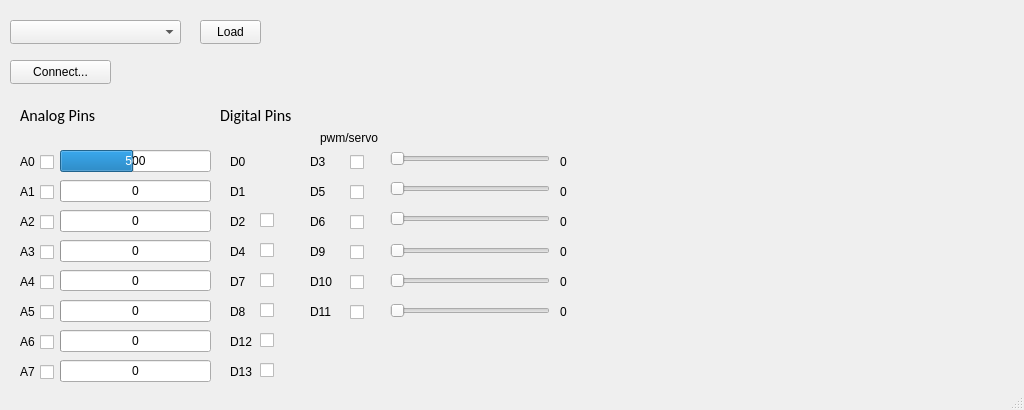
<?xml version="1.0" encoding="UTF-8"?>
<ui version="4.0">
 <class>MainWindow</class>
 <widget class="QMainWindow" name="MainWindow">
  <property name="geometry">
   <rect>
    <x>0</x>
    <y>0</y>
    <width>1024</width>
    <height>410</height>
   </rect>
  </property>
  <property name="windowTitle">
   <string>MainWindow</string>
  </property>
  <widget class="QWidget" name="centralwidget">
   <widget class="QComboBox" name="list_comports">
    <property name="geometry">
     <rect>
      <x>10</x>
      <y>20</y>
      <width>171</width>
      <height>24</height>
     </rect>
    </property>
    <property name="font">
     <font>
      <pointsize>9</pointsize>
     </font>
    </property>
   </widget>
   <widget class="QPushButton" name="pb_reload_comports">
    <property name="geometry">
     <rect>
      <x>200</x>
      <y>20</y>
      <width>61</width>
      <height>24</height>
     </rect>
    </property>
    <property name="font">
     <font>
      <pointsize>9</pointsize>
     </font>
    </property>
    <property name="text">
     <string>Load</string>
    </property>
    <property name="iconSize">
     <size>
      <width>20</width>
      <height>20</height>
     </size>
    </property>
   </widget>
   <widget class="QLabel" name="label_2">
    <property name="geometry">
     <rect>
      <x>20</x>
      <y>100</y>
      <width>151</width>
      <height>31</height>
     </rect>
    </property>
    <property name="font">
     <font>
      <family>Calibri</family>
      <pointsize>12</pointsize>
     </font>
    </property>
    <property name="text">
     <string>Analog Pins</string>
    </property>
   </widget>
   <widget class="QLabel" name="label_3">
    <property name="geometry">
     <rect>
      <x>220</x>
      <y>100</y>
      <width>121</width>
      <height>31</height>
     </rect>
    </property>
    <property name="font">
     <font>
      <family>Calibri</family>
      <pointsize>12</pointsize>
     </font>
    </property>
    <property name="text">
     <string>Digital Pins</string>
    </property>
   </widget>
   <widget class="QLabel" name="label_4">
    <property name="geometry">
     <rect>
      <x>20</x>
      <y>150</y>
      <width>20</width>
      <height>24</height>
     </rect>
    </property>
    <property name="font">
     <font>
      <pointsize>9</pointsize>
     </font>
    </property>
    <property name="text">
     <string>A0</string>
    </property>
   </widget>
   <widget class="QLabel" name="label_5">
    <property name="geometry">
     <rect>
      <x>20</x>
      <y>180</y>
      <width>20</width>
      <height>24</height>
     </rect>
    </property>
    <property name="font">
     <font>
      <pointsize>9</pointsize>
     </font>
    </property>
    <property name="text">
     <string>A1</string>
    </property>
   </widget>
   <widget class="QLabel" name="label_6">
    <property name="geometry">
     <rect>
      <x>20</x>
      <y>210</y>
      <width>20</width>
      <height>24</height>
     </rect>
    </property>
    <property name="font">
     <font>
      <pointsize>9</pointsize>
     </font>
    </property>
    <property name="text">
     <string>A2</string>
    </property>
   </widget>
   <widget class="QLabel" name="label_7">
    <property name="geometry">
     <rect>
      <x>20</x>
      <y>240</y>
      <width>20</width>
      <height>24</height>
     </rect>
    </property>
    <property name="font">
     <font>
      <pointsize>9</pointsize>
     </font>
    </property>
    <property name="text">
     <string>A3</string>
    </property>
   </widget>
   <widget class="QLabel" name="label_8">
    <property name="geometry">
     <rect>
      <x>20</x>
      <y>270</y>
      <width>20</width>
      <height>24</height>
     </rect>
    </property>
    <property name="font">
     <font>
      <pointsize>9</pointsize>
     </font>
    </property>
    <property name="text">
     <string>A4</string>
    </property>
   </widget>
   <widget class="QLabel" name="label_9">
    <property name="geometry">
     <rect>
      <x>20</x>
      <y>300</y>
      <width>20</width>
      <height>24</height>
     </rect>
    </property>
    <property name="font">
     <font>
      <pointsize>9</pointsize>
     </font>
    </property>
    <property name="text">
     <string>A5</string>
    </property>
   </widget>
   <widget class="QLabel" name="label_10">
    <property name="geometry">
     <rect>
      <x>20</x>
      <y>330</y>
      <width>20</width>
      <height>24</height>
     </rect>
    </property>
    <property name="font">
     <font>
      <pointsize>9</pointsize>
     </font>
    </property>
    <property name="text">
     <string>A6</string>
    </property>
   </widget>
   <widget class="QLabel" name="label_11">
    <property name="geometry">
     <rect>
      <x>20</x>
      <y>360</y>
      <width>20</width>
      <height>24</height>
     </rect>
    </property>
    <property name="font">
     <font>
      <pointsize>9</pointsize>
     </font>
    </property>
    <property name="text">
     <string>A7</string>
    </property>
   </widget>
   <widget class="QProgressBar" name="prog_a0">
    <property name="geometry">
     <rect>
      <x>60</x>
      <y>150</y>
      <width>151</width>
      <height>22</height>
     </rect>
    </property>
    <property name="maximum">
     <number>1023</number>
    </property>
    <property name="value">
     <number>500</number>
    </property>
    <property name="format">
     <string>%v</string>
    </property>
   </widget>
   <widget class="QProgressBar" name="prog_a1">
    <property name="geometry">
     <rect>
      <x>60</x>
      <y>180</y>
      <width>151</width>
      <height>22</height>
     </rect>
    </property>
    <property name="maximum">
     <number>1023</number>
    </property>
    <property name="value">
     <number>0</number>
    </property>
    <property name="format">
     <string>%v</string>
    </property>
   </widget>
   <widget class="QProgressBar" name="prog_a2">
    <property name="geometry">
     <rect>
      <x>60</x>
      <y>210</y>
      <width>151</width>
      <height>22</height>
     </rect>
    </property>
    <property name="maximum">
     <number>1023</number>
    </property>
    <property name="value">
     <number>0</number>
    </property>
    <property name="format">
     <string>%v</string>
    </property>
   </widget>
   <widget class="QProgressBar" name="prog_a3">
    <property name="geometry">
     <rect>
      <x>60</x>
      <y>240</y>
      <width>151</width>
      <height>22</height>
     </rect>
    </property>
    <property name="maximum">
     <number>1023</number>
    </property>
    <property name="value">
     <number>0</number>
    </property>
    <property name="format">
     <string>%v</string>
    </property>
   </widget>
   <widget class="QProgressBar" name="prog_a4">
    <property name="geometry">
     <rect>
      <x>60</x>
      <y>270</y>
      <width>151</width>
      <height>21</height>
     </rect>
    </property>
    <property name="maximum">
     <number>1023</number>
    </property>
    <property name="value">
     <number>0</number>
    </property>
    <property name="format">
     <string>%v</string>
    </property>
   </widget>
   <widget class="QProgressBar" name="prog_a5">
    <property name="geometry">
     <rect>
      <x>60</x>
      <y>300</y>
      <width>151</width>
      <height>22</height>
     </rect>
    </property>
    <property name="maximum">
     <number>1023</number>
    </property>
    <property name="value">
     <number>0</number>
    </property>
    <property name="format">
     <string>%v</string>
    </property>
   </widget>
   <widget class="QProgressBar" name="prog_a6">
    <property name="geometry">
     <rect>
      <x>60</x>
      <y>330</y>
      <width>151</width>
      <height>22</height>
     </rect>
    </property>
    <property name="maximum">
     <number>1023</number>
    </property>
    <property name="value">
     <number>0</number>
    </property>
    <property name="format">
     <string>%v</string>
    </property>
   </widget>
   <widget class="QProgressBar" name="prog_a7">
    <property name="geometry">
     <rect>
      <x>60</x>
      <y>360</y>
      <width>151</width>
      <height>22</height>
     </rect>
    </property>
    <property name="maximum">
     <number>1023</number>
    </property>
    <property name="value">
     <number>0</number>
    </property>
    <property name="format">
     <string>%v</string>
    </property>
   </widget>
   <widget class="QLabel" name="label_12">
    <property name="geometry">
     <rect>
      <x>230</x>
      <y>150</y>
      <width>20</width>
      <height>24</height>
     </rect>
    </property>
    <property name="font">
     <font>
      <pointsize>9</pointsize>
     </font>
    </property>
    <property name="text">
     <string>D0</string>
    </property>
   </widget>
   <widget class="QLabel" name="label_13">
    <property name="geometry">
     <rect>
      <x>230</x>
      <y>180</y>
      <width>20</width>
      <height>24</height>
     </rect>
    </property>
    <property name="font">
     <font>
      <pointsize>9</pointsize>
     </font>
    </property>
    <property name="text">
     <string>D1</string>
    </property>
   </widget>
   <widget class="QLabel" name="label_14">
    <property name="geometry">
     <rect>
      <x>230</x>
      <y>210</y>
      <width>20</width>
      <height>24</height>
     </rect>
    </property>
    <property name="font">
     <font>
      <pointsize>9</pointsize>
     </font>
    </property>
    <property name="text">
     <string>D2</string>
    </property>
   </widget>
   <widget class="QLabel" name="label_15">
    <property name="geometry">
     <rect>
      <x>310</x>
      <y>150</y>
      <width>20</width>
      <height>24</height>
     </rect>
    </property>
    <property name="font">
     <font>
      <pointsize>9</pointsize>
     </font>
    </property>
    <property name="text">
     <string>D3</string>
    </property>
   </widget>
   <widget class="QLabel" name="label_16">
    <property name="geometry">
     <rect>
      <x>230</x>
      <y>240</y>
      <width>20</width>
      <height>24</height>
     </rect>
    </property>
    <property name="font">
     <font>
      <pointsize>9</pointsize>
     </font>
    </property>
    <property name="text">
     <string>D4</string>
    </property>
   </widget>
   <widget class="QLabel" name="label_17">
    <property name="geometry">
     <rect>
      <x>310</x>
      <y>210</y>
      <width>20</width>
      <height>24</height>
     </rect>
    </property>
    <property name="font">
     <font>
      <pointsize>9</pointsize>
     </font>
    </property>
    <property name="text">
     <string>D6</string>
    </property>
   </widget>
   <widget class="QLabel" name="label_18">
    <property name="geometry">
     <rect>
      <x>310</x>
      <y>180</y>
      <width>20</width>
      <height>24</height>
     </rect>
    </property>
    <property name="font">
     <font>
      <pointsize>9</pointsize>
     </font>
    </property>
    <property name="text">
     <string>D5</string>
    </property>
   </widget>
   <widget class="QLabel" name="label_19">
    <property name="geometry">
     <rect>
      <x>230</x>
      <y>270</y>
      <width>20</width>
      <height>24</height>
     </rect>
    </property>
    <property name="font">
     <font>
      <pointsize>9</pointsize>
     </font>
    </property>
    <property name="text">
     <string>D7</string>
    </property>
   </widget>
   <widget class="QLabel" name="label_20">
    <property name="geometry">
     <rect>
      <x>230</x>
      <y>360</y>
      <width>31</width>
      <height>24</height>
     </rect>
    </property>
    <property name="font">
     <font>
      <pointsize>9</pointsize>
     </font>
    </property>
    <property name="text">
     <string>D13</string>
    </property>
   </widget>
   <widget class="QLabel" name="label_21">
    <property name="geometry">
     <rect>
      <x>230</x>
      <y>300</y>
      <width>20</width>
      <height>24</height>
     </rect>
    </property>
    <property name="font">
     <font>
      <pointsize>9</pointsize>
     </font>
    </property>
    <property name="text">
     <string>D8</string>
    </property>
   </widget>
   <widget class="QLabel" name="label_22">
    <property name="geometry">
     <rect>
      <x>310</x>
      <y>240</y>
      <width>20</width>
      <height>24</height>
     </rect>
    </property>
    <property name="font">
     <font>
      <pointsize>9</pointsize>
     </font>
    </property>
    <property name="text">
     <string>D9</string>
    </property>
   </widget>
   <widget class="QLabel" name="label_23">
    <property name="geometry">
     <rect>
      <x>310</x>
      <y>270</y>
      <width>31</width>
      <height>24</height>
     </rect>
    </property>
    <property name="font">
     <font>
      <pointsize>9</pointsize>
     </font>
    </property>
    <property name="text">
     <string>D10</string>
    </property>
   </widget>
   <widget class="QLabel" name="label_24">
    <property name="geometry">
     <rect>
      <x>310</x>
      <y>300</y>
      <width>31</width>
      <height>24</height>
     </rect>
    </property>
    <property name="font">
     <font>
      <pointsize>9</pointsize>
     </font>
    </property>
    <property name="text">
     <string>D11</string>
    </property>
   </widget>
   <widget class="QLabel" name="label_25">
    <property name="geometry">
     <rect>
      <x>230</x>
      <y>330</y>
      <width>31</width>
      <height>24</height>
     </rect>
    </property>
    <property name="font">
     <font>
      <pointsize>9</pointsize>
     </font>
    </property>
    <property name="text">
     <string>D12</string>
    </property>
   </widget>
   <widget class="QSlider" name="sld_d3">
    <property name="geometry">
     <rect>
      <x>390</x>
      <y>148</y>
      <width>160</width>
      <height>22</height>
     </rect>
    </property>
    <property name="maximum">
     <number>255</number>
    </property>
    <property name="orientation">
     <enum>Qt::Horizontal</enum>
    </property>
   </widget>
   <widget class="QSlider" name="sld_d5">
    <property name="geometry">
     <rect>
      <x>390</x>
      <y>178</y>
      <width>160</width>
      <height>22</height>
     </rect>
    </property>
    <property name="maximum">
     <number>255</number>
    </property>
    <property name="orientation">
     <enum>Qt::Horizontal</enum>
    </property>
   </widget>
   <widget class="QSlider" name="sld_d6">
    <property name="geometry">
     <rect>
      <x>390</x>
      <y>208</y>
      <width>160</width>
      <height>22</height>
     </rect>
    </property>
    <property name="maximum">
     <number>255</number>
    </property>
    <property name="orientation">
     <enum>Qt::Horizontal</enum>
    </property>
   </widget>
   <widget class="QSlider" name="sld_d9">
    <property name="geometry">
     <rect>
      <x>390</x>
      <y>240</y>
      <width>160</width>
      <height>22</height>
     </rect>
    </property>
    <property name="maximum">
     <number>255</number>
    </property>
    <property name="orientation">
     <enum>Qt::Horizontal</enum>
    </property>
   </widget>
   <widget class="QSlider" name="sld_d10">
    <property name="geometry">
     <rect>
      <x>390</x>
      <y>270</y>
      <width>160</width>
      <height>22</height>
     </rect>
    </property>
    <property name="maximum">
     <number>255</number>
    </property>
    <property name="orientation">
     <enum>Qt::Horizontal</enum>
    </property>
   </widget>
   <widget class="QSlider" name="sld_d11">
    <property name="geometry">
     <rect>
      <x>390</x>
      <y>300</y>
      <width>160</width>
      <height>22</height>
     </rect>
    </property>
    <property name="maximum">
     <number>255</number>
    </property>
    <property name="orientation">
     <enum>Qt::Horizontal</enum>
    </property>
   </widget>
   <widget class="QLabel" name="label_26">
    <property name="geometry">
     <rect>
      <x>320</x>
      <y>130</y>
      <width>81</width>
      <height>16</height>
     </rect>
    </property>
    <property name="font">
     <font>
      <pointsize>9</pointsize>
     </font>
    </property>
    <property name="text">
     <string>pwm/servo</string>
    </property>
   </widget>
   <widget class="QCheckBox" name="chkb_d3">
    <property name="geometry">
     <rect>
      <x>350</x>
      <y>152</y>
      <width>16</width>
      <height>20</height>
     </rect>
    </property>
    <property name="text">
     <string/>
    </property>
    <property name="tristate">
     <bool>true</bool>
    </property>
   </widget>
   <widget class="QCheckBox" name="chkb_d5">
    <property name="geometry">
     <rect>
      <x>350</x>
      <y>182</y>
      <width>16</width>
      <height>20</height>
     </rect>
    </property>
    <property name="text">
     <string/>
    </property>
    <property name="tristate">
     <bool>true</bool>
    </property>
   </widget>
   <widget class="QCheckBox" name="chkb_d6">
    <property name="geometry">
     <rect>
      <x>350</x>
      <y>212</y>
      <width>16</width>
      <height>20</height>
     </rect>
    </property>
    <property name="text">
     <string/>
    </property>
    <property name="tristate">
     <bool>true</bool>
    </property>
   </widget>
   <widget class="QCheckBox" name="chkb_d9">
    <property name="geometry">
     <rect>
      <x>350</x>
      <y>242</y>
      <width>16</width>
      <height>20</height>
     </rect>
    </property>
    <property name="text">
     <string/>
    </property>
    <property name="tristate">
     <bool>true</bool>
    </property>
   </widget>
   <widget class="QCheckBox" name="chkb_d10">
    <property name="geometry">
     <rect>
      <x>350</x>
      <y>272</y>
      <width>16</width>
      <height>20</height>
     </rect>
    </property>
    <property name="text">
     <string/>
    </property>
    <property name="tristate">
     <bool>true</bool>
    </property>
   </widget>
   <widget class="QCheckBox" name="chkb_d11">
    <property name="geometry">
     <rect>
      <x>350</x>
      <y>302</y>
      <width>16</width>
      <height>20</height>
     </rect>
    </property>
    <property name="text">
     <string/>
    </property>
    <property name="tristate">
     <bool>true</bool>
    </property>
   </widget>
   <widget class="QCheckBox" name="chkb_d2">
    <property name="geometry">
     <rect>
      <x>260</x>
      <y>210</y>
      <width>16</width>
      <height>20</height>
     </rect>
    </property>
    <property name="text">
     <string/>
    </property>
    <property name="tristate">
     <bool>false</bool>
    </property>
   </widget>
   <widget class="QCheckBox" name="chkb_d4">
    <property name="geometry">
     <rect>
      <x>260</x>
      <y>240</y>
      <width>16</width>
      <height>20</height>
     </rect>
    </property>
    <property name="text">
     <string/>
    </property>
   </widget>
   <widget class="QCheckBox" name="chkb_d7">
    <property name="geometry">
     <rect>
      <x>260</x>
      <y>270</y>
      <width>16</width>
      <height>20</height>
     </rect>
    </property>
    <property name="text">
     <string/>
    </property>
   </widget>
   <widget class="QCheckBox" name="chkb_d8">
    <property name="geometry">
     <rect>
      <x>260</x>
      <y>300</y>
      <width>16</width>
      <height>20</height>
     </rect>
    </property>
    <property name="text">
     <string/>
    </property>
   </widget>
   <widget class="QCheckBox" name="chkb_d12">
    <property name="geometry">
     <rect>
      <x>260</x>
      <y>330</y>
      <width>16</width>
      <height>20</height>
     </rect>
    </property>
    <property name="text">
     <string/>
    </property>
   </widget>
   <widget class="QCheckBox" name="chkb_d13">
    <property name="geometry">
     <rect>
      <x>260</x>
      <y>360</y>
      <width>16</width>
      <height>20</height>
     </rect>
    </property>
    <property name="text">
     <string/>
    </property>
   </widget>
   <widget class="QPushButton" name="pb_connect">
    <property name="geometry">
     <rect>
      <x>10</x>
      <y>60</y>
      <width>101</width>
      <height>24</height>
     </rect>
    </property>
    <property name="font">
     <font>
      <pointsize>9</pointsize>
     </font>
    </property>
    <property name="text">
     <string>Connect...</string>
    </property>
    <property name="iconSize">
     <size>
      <width>20</width>
      <height>20</height>
     </size>
    </property>
   </widget>
   <widget class="QLabel" name="lbl_sld3">
    <property name="geometry">
     <rect>
      <x>560</x>
      <y>150</y>
      <width>20</width>
      <height>24</height>
     </rect>
    </property>
    <property name="font">
     <font>
      <pointsize>9</pointsize>
     </font>
    </property>
    <property name="text">
     <string>0</string>
    </property>
   </widget>
   <widget class="QLabel" name="lbl_sld5">
    <property name="geometry">
     <rect>
      <x>560</x>
      <y>180</y>
      <width>20</width>
      <height>24</height>
     </rect>
    </property>
    <property name="font">
     <font>
      <pointsize>9</pointsize>
     </font>
    </property>
    <property name="text">
     <string>0</string>
    </property>
   </widget>
   <widget class="QLabel" name="lbl_sld6">
    <property name="geometry">
     <rect>
      <x>560</x>
      <y>210</y>
      <width>20</width>
      <height>24</height>
     </rect>
    </property>
    <property name="font">
     <font>
      <pointsize>9</pointsize>
     </font>
    </property>
    <property name="text">
     <string>0</string>
    </property>
   </widget>
   <widget class="QLabel" name="lbl_sld9">
    <property name="geometry">
     <rect>
      <x>560</x>
      <y>240</y>
      <width>20</width>
      <height>24</height>
     </rect>
    </property>
    <property name="font">
     <font>
      <pointsize>9</pointsize>
     </font>
    </property>
    <property name="text">
     <string>0</string>
    </property>
   </widget>
   <widget class="QLabel" name="lbl_sld10">
    <property name="geometry">
     <rect>
      <x>560</x>
      <y>270</y>
      <width>20</width>
      <height>24</height>
     </rect>
    </property>
    <property name="font">
     <font>
      <pointsize>9</pointsize>
     </font>
    </property>
    <property name="text">
     <string>0</string>
    </property>
   </widget>
   <widget class="QLabel" name="lbl_sld11">
    <property name="geometry">
     <rect>
      <x>560</x>
      <y>300</y>
      <width>20</width>
      <height>24</height>
     </rect>
    </property>
    <property name="font">
     <font>
      <pointsize>9</pointsize>
     </font>
    </property>
    <property name="text">
     <string>0</string>
    </property>
   </widget>
   <widget class="QCheckBox" name="chkb_a0">
    <property name="geometry">
     <rect>
      <x>40</x>
      <y>152</y>
      <width>20</width>
      <height>20</height>
     </rect>
    </property>
    <property name="text">
     <string/>
    </property>
   </widget>
   <widget class="QCheckBox" name="chkb_a1">
    <property name="geometry">
     <rect>
      <x>40</x>
      <y>182</y>
      <width>16</width>
      <height>20</height>
     </rect>
    </property>
    <property name="text">
     <string/>
    </property>
   </widget>
   <widget class="QCheckBox" name="chkb_a2">
    <property name="geometry">
     <rect>
      <x>40</x>
      <y>212</y>
      <width>16</width>
      <height>20</height>
     </rect>
    </property>
    <property name="text">
     <string/>
    </property>
   </widget>
   <widget class="QCheckBox" name="chkb_a3">
    <property name="geometry">
     <rect>
      <x>40</x>
      <y>242</y>
      <width>16</width>
      <height>20</height>
     </rect>
    </property>
    <property name="text">
     <string/>
    </property>
   </widget>
   <widget class="QCheckBox" name="chkb_a4">
    <property name="geometry">
     <rect>
      <x>40</x>
      <y>272</y>
      <width>16</width>
      <height>20</height>
     </rect>
    </property>
    <property name="text">
     <string/>
    </property>
   </widget>
   <widget class="QCheckBox" name="chkb_a5">
    <property name="geometry">
     <rect>
      <x>40</x>
      <y>302</y>
      <width>16</width>
      <height>20</height>
     </rect>
    </property>
    <property name="text">
     <string/>
    </property>
   </widget>
   <widget class="QCheckBox" name="chkb_a6">
    <property name="geometry">
     <rect>
      <x>40</x>
      <y>332</y>
      <width>16</width>
      <height>20</height>
     </rect>
    </property>
    <property name="text">
     <string/>
    </property>
   </widget>
   <widget class="QCheckBox" name="chkb_a7">
    <property name="geometry">
     <rect>
      <x>40</x>
      <y>362</y>
      <width>16</width>
      <height>20</height>
     </rect>
    </property>
    <property name="text">
     <string/>
    </property>
   </widget>
   <widget class="QWidget" name="verticalLayoutWidget">
    <property name="geometry">
     <rect>
      <x>600</x>
      <y>10</y>
      <width>411</width>
      <height>331</height>
     </rect>
    </property>
    <layout class="QVBoxLayout" name="plot_layout1"/>
   </widget>
   <widget class="QWidget" name="verticalLayoutWidget_2">
    <property name="geometry">
     <rect>
      <x>600</x>
      <y>350</y>
      <width>411</width>
      <height>21</height>
     </rect>
    </property>
    <layout class="QVBoxLayout" name="plot_layout2"/>
   </widget>
  </widget>
  <widget class="QStatusBar" name="statusbar"/>
 </widget>
 <resources/>
 <connections/>
</ui>
